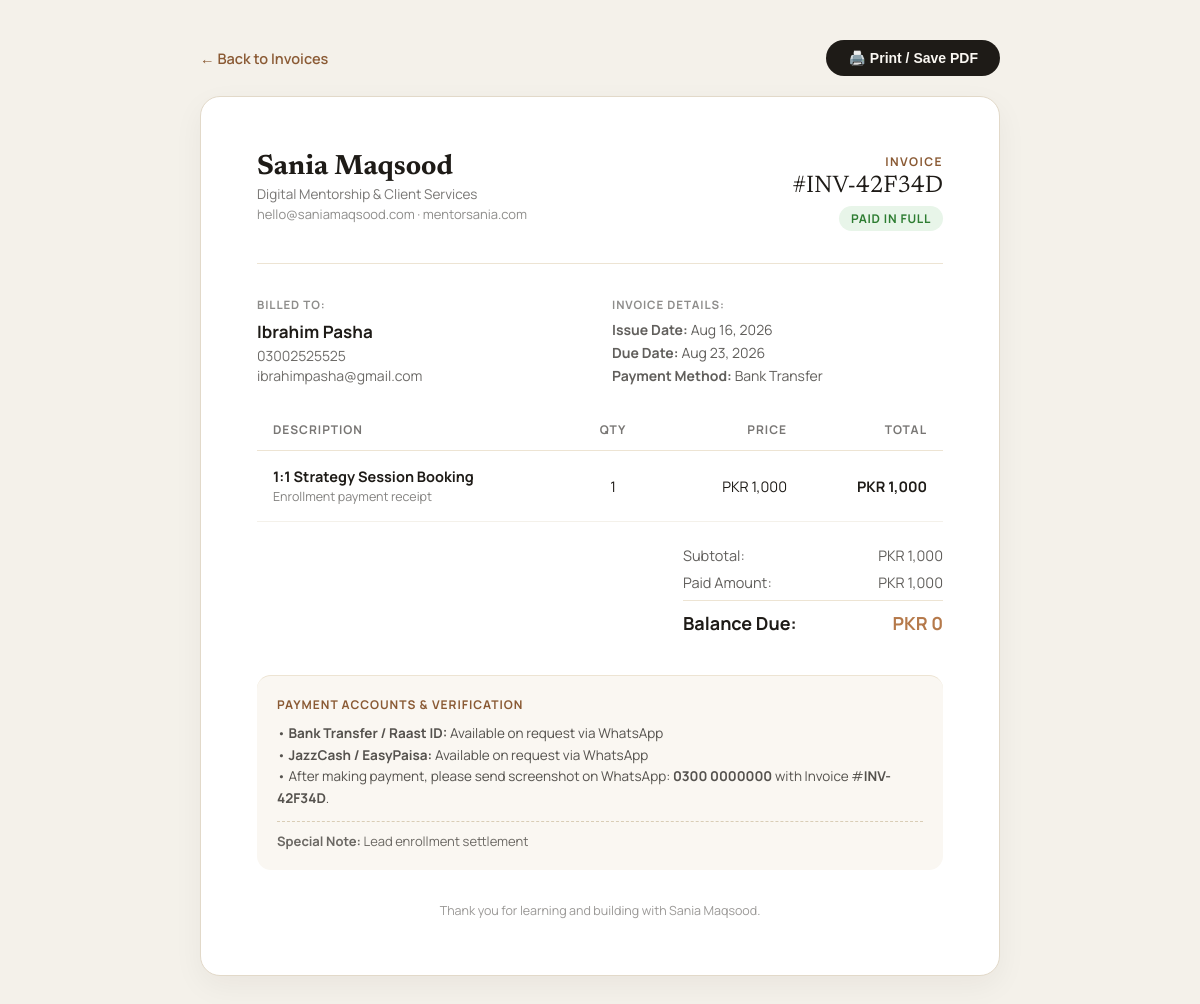
Screenshot of /panel/invoice-view.php?id=13 (signed in) with the database file from the repository.
### tables this page shows
CREATE TABLE invoices (
    id INTEGER PRIMARY KEY AUTOINCREMENT,
    invoice_number TEXT UNIQUE NOT NULL,
    type TEXT DEFAULT 'course', /* 'course', 'service', 'consulting' */
    client_name TEXT NOT NULL,
    client_email TEXT,
    client_phone TEXT,
    title TEXT NOT NULL,
    items_json TEXT NOT NULL,
    currency TEXT DEFAULT 'PKR', /* 'PKR', 'USD' */
    total_amount REAL NOT NULL,
    paid_amount REAL DEFAULT 0,
    status TEXT DEFAULT 'unpaid', /* 'unpaid', 'paid', 'partially_paid', 'cancelled' */
    payment_method TEXT, /* 'Bank Transfer', 'JazzCash', 'EasyPaisa', 'Stripe', 'Cash' */
    notes TEXT,
    issue_date DATE NOT NULL,
    due_date DATE,
    created_at DATETIME DEFAULT CURRENT_TIMESTAMP
);

### panel/invoice-view.php (the view, shortened to what this page needs)
<?php
require_once __DIR__ . '/auth.php';
$invId = intval($_GET['id'] ?? 0);
$stmt = $db->prepare("SELECT * FROM invoices WHERE id = ?");
$stmt->execute([$invId]);
$invoice = $stmt->fetch();
$items = json_decode($invoice['items_json'], true) ?: [];
?>
<!DOCTYPE html>
<html lang="en">
<head>
</head>
<body>
<div class="no-print" style="max-width:800px;margin:0 auto 20px;display:flex;align-items:center;justify-content:space-between">
  <a href="index.php?tab=invoices" style="color:#8A5A34;text-decoration:none;font-weight:600;font-size:14.5px">← Back to Invoices</a>
  <div style="display:flex;gap:10px">
    <button onclick="window.print()" style="background:#1E1B17;color:#FAF7F2;border:none;padding:10px 22px;border-radius:999px;font-weight:600;font-size:14px;cursor:pointer">🖨️ Print / Save PDF</button>
  </div>
</div>
<div class="invoice-wrapper">
  <div style="display:flex;flex-wrap:wrap;justify-content:space-between;align-items:start;gap:24px;padding-bottom:32px;border-bottom:1.5px solid #EDE4D3">
    <div>
      <h1 style="font-family:'Newsreader',Georgia,serif;font-size:28px;color:#1E1B17">Sania Maqsood</h1>
      <p style="font-size:13.5px;color:rgba(30,27,23,0.6);margin-top:4px">Digital Mentorship & Client Services</p>
      <p style="font-size:13px;color:rgba(30,27,23,0.5);margin-top:2px">hello@saniamaqsood.com · mentorsania.com</p>
    </div>
    <div style="text-align:right">
      <span style="display:block;font-size:12px;font-weight:700;letter-spacing:0.12em;text-transform:uppercase;color:#8A5A34">Invoice</span>
      <div style="font-family:'Newsreader',Georgia,serif;font-size:24px;color:#1E1B17;margin-top:4px">#<?php echo htmlspecialchars($invoice['invoice_number']); ?></div>
      <div style="margin-top:8px">
        <?php if ($invoice['status'] === 'paid'): ?>
          <span class="status-badge status-paid">PAID IN FULL</span>
        <?php elseif ($invoice['status'] === 'partially_paid'): ?>
          <span class="status-badge status-partial">PARTIALLY PAID</span>
        <?php else: ?>
          <span class="status-badge status-unpaid">PAYMENT PENDING</span>
        <?php endif; ?>
      </div>
    </div>
  </div>
  <div style="display:grid;grid-template-columns:repeat(auto-fit,minmax(220px,1fr));gap:24px;margin-top:28px">
    <div>
      <span style="font-size:11.5px;font-weight:700;letter-spacing:0.08em;text-transform:uppercase;color:rgba(30,27,23,0.5)">Billed To:</span>
      <h3 style="font-size:17px;font-weight:700;color:#1E1B17;margin-top:6px"><?php echo htmlspecialchars($invoice['client_name']); ?></h3>
      <?php if (!empty($invoice['client_phone'])): ?>
        <p style="font-size:14px;color:rgba(30,27,23,0.65);margin-top:3px"><?php echo htmlspecialchars($invoice['client_phone']); ?></p>
      <?php endif; ?>
      <?php if (!empty($invoice['client_email'])): ?>
        <p style="font-size:14px;color:rgba(30,27,23,0.65);margin-top:1px"><?php echo htmlspecialchars($invoice['client_email']); ?></p>
      <?php endif; ?>
    </div>
    <div>
      <span style="font-size:11.5px;font-weight:700;letter-spacing:0.08em;text-transform:uppercase;color:rgba(30,27,23,0.5)">Invoice Details:</span>
      <div style="margin-top:6px;font-size:14px;color:rgba(30,27,23,0.7);display:flex;flex-direction:column;gap:4px">
        <div><strong>Issue Date:</strong> <?php echo date('M d, Y', strtotime($invoice['issue_date'])); ?></div>
        <?php if (!empty($invoice['due_date'])): ?>
          <div><strong>Due Date:</strong> <?php echo date('M d, Y', strtotime($invoice['due_date'])); ?></div>
        <?php endif; ?>
        <?php if (!empty($invoice['payment_method'])): ?>
          <div><strong>Payment Method:</strong> <?php echo htmlspecialchars($invoice['payment_method']); ?></div>
        <?php endif; ?>
      </div>
    </div>
  </div>
  <table class="table">
    <thead>
      <tr>
        <th>Description</th>
        <th style="width:100px;text-align:center">Qty</th>
        <th style="width:140px;text-align:right">Price</th>
        <th style="width:140px;text-align:right">Total</th>
      </tr>
    </thead>
    <tbody>
      <?php if (empty($items)): ?>
        <tr>
          <td><?php echo htmlspecialchars($invoice['title']); ?></td>
          <td style="text-align:center">1</td>
          <td style="text-align:right"><?php echo htmlspecialchars($invoice['currency'] . ' ' . number_format($invoice['total_amount'])); ?></td>
          <td style="text-align:right"><strong><?php echo htmlspecialchars($invoice['currency'] . ' ' . number_format($invoice['total_amount'])); ?></strong></td>
        </tr>
      <?php else: ?>
        <?php foreach ($items as $item): ?>
          <tr>
            <td>
              <strong><?php echo htmlspecialchars($item['name'] ?? $invoice['title']); ?></strong>
              <?php if (!empty($item['desc'])): ?>
                <div style="font-size:12.5px;color:rgba(30,27,23,0.55);margin-top:2px"><?php echo htmlspecialchars($item['desc']); ?></div>
              <?php endif; ?>
            </td>
            <td style="text-align:center"><?php echo htmlspecialchars($item['qty'] ?? '1'); ?></td>
            <td style="text-align:right"><?php echo htmlspecialchars($invoice['currency'] . ' ' . number_format($item['price'] ?? $invoice['total_amount'])); ?></td>
            <td style="text-align:right"><strong><?php echo htmlspecialchars($invoice['currency'] . ' ' . number_format(($item['qty'] ?? 1) * ($item['price'] ?? $invoice['total_amount']))); ?></strong></td>
          </tr>
        <?php endforeach; ?>
      <?php endif; ?>
    </tbody>
  </table>
  <div style="margin-top:24px;display:flex;justify-content:flex-end">
    <div style="width:260px;display:flex;flex-direction:column;gap:8px">
      <div style="display:flex;justify-content:space-between;font-size:14.5px;color:rgba(30,27,23,0.7)">
        <span>Subtotal:</span>
        <span><?php echo htmlspecialchars($invoice['currency'] . ' ' . number_format($invoice['total_amount'])); ?></span>
      </div>
      <div style="display:flex;justify-content:space-between;font-size:14.5px;color:rgba(30,27,23,0.7)">
        <span>Paid Amount:</span>
        <span><?php echo htmlspecialchars($invoice['currency'] . ' ' . number_format($invoice['paid_amount'])); ?></span>
      </div>
      <div style="border-top:1.5px solid #EDE4D3;padding-top:10px;display:flex;justify-content:space-between;font-size:18px;font-weight:700;color:#1E1B17">
        <span>Balance Due:</span>
        <span style="color:#B5794A"><?php echo htmlspecialchars($invoice['currency'] . ' ' . number_format(max(0, $invoice['total_amount'] - $invoice['paid_amount']))); ?></span>
      </div>
    </div>
  </div>
  <div style="margin-top:40px;padding-top:24px;border-top:1px solid #EDE4D3;background:#FAF7F2;border-radius:14px;padding:20px">
    <span style="display:block;font-size:12px;font-weight:700;letter-spacing:0.08em;text-transform:uppercase;color:#8A5A34">Payment Accounts & Verification</span>
    <div style="margin-top:10px;font-size:13.5px;line-height:1.6;color:rgba(30,27,23,0.75)">
      <div>• <strong>Bank Transfer / Raast ID:</strong> Available on request via WhatsApp</div>
      <div>• <strong>JazzCash / EasyPaisa:</strong> Available on request via WhatsApp</div>
      <div>• After making payment, please send screenshot on WhatsApp: <strong>0300 0000000</strong> with Invoice #<strong><?php echo htmlspecialchars($invoice['invoice_number']); ?></strong>.</div>
    </div>
    <?php if (!empty($invoice['notes'])): ?>
      <div style="margin-top:12px;padding-top:10px;border-top:1px dashed #D9CDB6;font-size:13px;color:rgba(30,27,23,0.65)">
        <strong>Special Note:</strong> <?php echo htmlspecialchars($invoice['notes']); ?>
      </div>
    <?php endif; ?>
  </div>
  <div style="margin-top:32px;text-align:center;font-size:12.5px;color:rgba(30,27,23,0.45)">
    Thank you for learning and building with Sania Maqsood.
  </div>
</div>
</body>
</html>

### panel/invoice-view.php (style rules this page uses)
* { box-sizing: border-box; margin: 0; padding: 0; }
body { background: #F4F1EA; color: #1E1B17; font-family: 'Manrope', system-ui, sans-serif; padding: 40px 20px; -webkit-font-smoothing: antialiased; }
.invoice-wrapper { max-width: 800px; margin: 0 auto; background: #FFFFFF; border: 1px solid #E2D9C9; border-radius: 20px; padding: clamp(32px, 5vw, 56px); box-shadow: 0 10px 30px rgba(30,27,23,0.05); }
.table { width: 100%; border-collapse: collapse; margin-top: 24px; }
.table th { text-align: left; padding: 12px 16px; font-size: 12px; font-weight: 700; letter-spacing: 0.08em; text-transform: uppercase; color: rgba(30,27,23,0.6); border-bottom: 1.5px solid #EDE4D3; }
.table td { padding: 16px; font-size: 14.5px; border-bottom: 1px solid #F4F1EA; }
.status-badge { display: inline-block; padding: 4px 12px; border-radius: 999px; font-size: 12px; font-weight: 700; letter-spacing: 0.06em; text-transform: uppercase; }
.status-paid { background: #E8F5E9; color: #2E7D32; }

### rows the page displays
invoices: invoice_number "INV-42F34D", client_name "Ibrahim Pasha", client_phone "03002525525", client_email "ibrahimpasha@gmail.com", issue_date "Aug 16, 2026", due_date "Aug 23, 2026", payment_method "Bank Transfer", title "1:1 Strategy Session Booking", desc "Enrollment payment receipt", qty "1", currency "PKR 1,000", currency+total_amount "PKR 1,000", currency+paid_amount "PKR 1,000", currency+total_amount+paid_amount "PKR 0", notes "Lead enrollment settlement"
